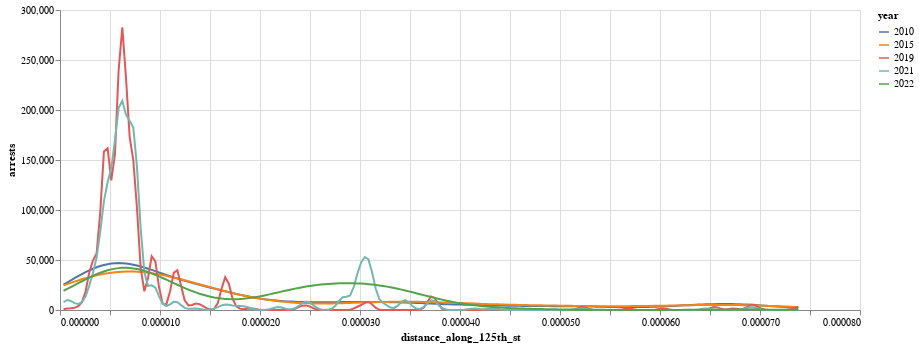

The notebook cell this image was saved under:
### Code cell
data = arrest_125_df2[arrest_125_df2.year.isin([2010,2015,2019,2021,2022])]

lines = (altair.Chart(data)
    .transform_density(
        'distance_along_125th_st',
        groupby=['year'],
        as_=['distance_along_125th_st', 'arrests']
    )
    .mark_line()
    .encode(
        x='distance_along_125th_st:Q',
        y='arrests:Q',
        color='year:N',
    ).properties(
        width=800,
        height=300
    )
)

lines

### Figure 1 — Vega-Lite specification as saved in the notebook (floating-point values rounded to 4 significant figures; data arrays with more than 128 entries replaced by an {"elided": "..."} marker saying what was removed)
{"$schema": "https://vega.github.io/schema/vega-lite/v4.17.0.json", "config": {"view": {"continuousHeight": 300, "continuousWidth": 400}}, "data": {"name": "data-3fdadd27c241b32164d382b9eafd36d3"}, "datasets": {"data-3fdadd27c241b32164d382b9eafd36d3": {"elided": "2558 records"}}, "encoding": {"color": {"field": "year", "type": "nominal"}, "x": {"field": "distance_along_125th_st", "type": "quantitative"}, "y": {"field": "arrests", "type": "quantitative"}}, "height": 300, "mark": "line", "transform": [{"as": ["distance_along_125th_st", "arrests"], "density": "distance_along_125th_st", "groupby": ["year"]}], "width": 800}
